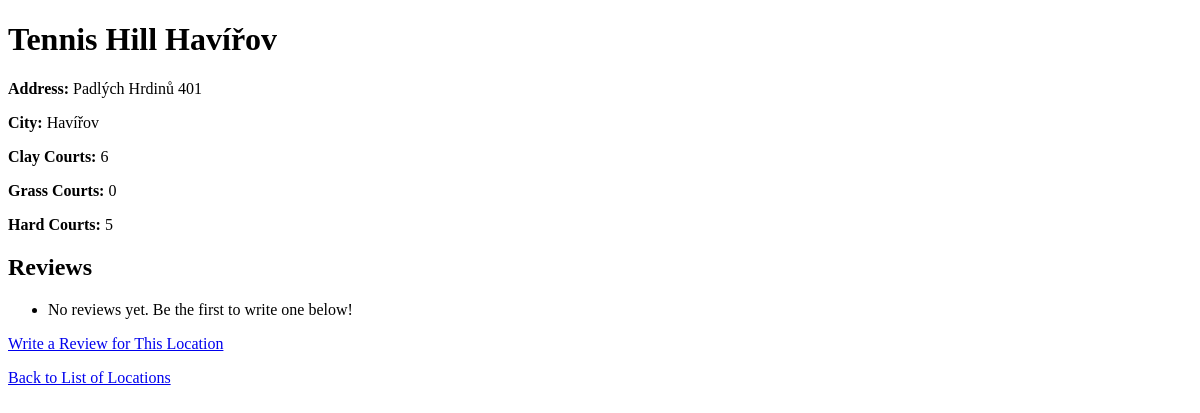
The page /locations/locations/1/ on the database as committed earlier.
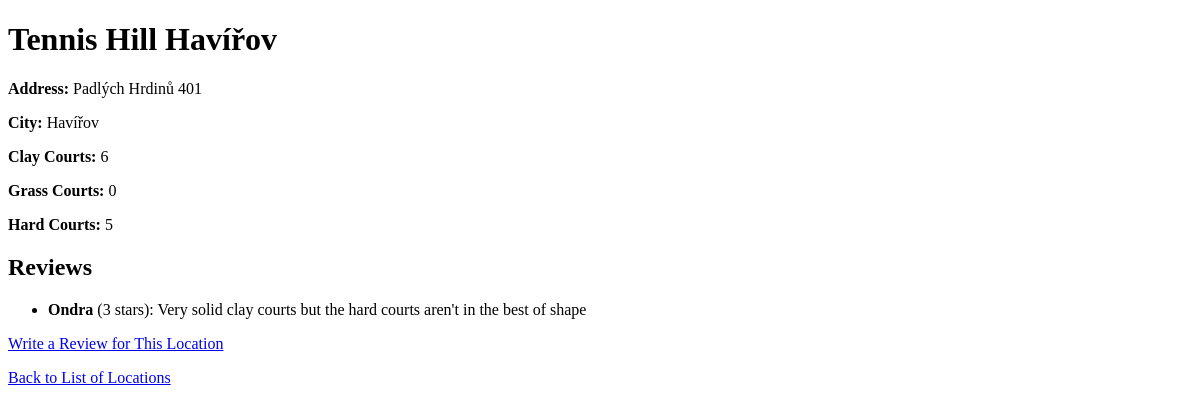
The same page on the database as committed later.
### rezervace/models.py (models this page shows, shortened)
class Review(models.Model):
    location = models.ForeignKey(
        Location,
        on_delete=models.CASCADE,
        related_name="reviews",
        verbose_name="Location"
    )
    name = models.CharField(max_length=100, verbose_name="Name")
    rating = models.PositiveIntegerField(
        verbose_name="Rating",
        choices=[
            (1, '1 star'),
            (2, '2 stars'),
            (3, '3 stars'),
            (4, '4 stars'),
            (5, '5 stars')
        ]
    )
    comment = models.TextField(verbose_name="Comment")

### rezervace/views.py (the view)
# urls.py: path('locations/<int:pk>/', views.location_detail, name='location_detail'),
def location_detail(request, pk):
    location = get_object_or_404(Location, pk=pk)
    if request.method == 'POST':
        form = ReviewForm(request.POST)
        if form.is_valid():
            review = form.save(commit=False)
            review.location = location  # Spojení recenze s aktuální lokací
            review.save()
            return redirect('location_detail', pk=location.pk)
    else:
        form = ReviewForm()
    return render(request, 'rezervace/location_detail.html', {'location': location, 'form': form})

### rezervace/templates/rezervace/location_detail.html (shortened to what this page needs)
<!DOCTYPE html>
<html>
<head>
</head>
<body>
    <h1>{{ location.name }}</h1>
    <p><strong>Address:</strong> {{ location.address }}</p>
    <p><strong>City:</strong> {{ location.city }}</p>
    <p><strong>Clay Courts:</strong> {{ location.clay_courts }}</p>
    <p><strong>Grass Courts:</strong> {{ location.grass_courts }}</p>
    <p><strong>Hard Courts:</strong> {{ location.hard_courts }}</p>
    <h2>Reviews</h2>
    <ul>
        {% for review in location.reviews.all %}
        <li>
            <strong>{{ review.name }}</strong> ({{ review.rating }} stars): {{ review.comment }}
            <br>
        </li>
        {% empty %}
        <li>No reviews yet. Be the first to write one below!</li>
        {% endfor %}
    </ul>
    <p>
        <a href="{% url 'write_review' location.pk %}">Write a Review for This Location</a>
    </p>
    <p>
        <a href="{% url 'location_list' %}">Back to List of Locations</a>
    </p>
</body>
</html>

Rows that differ between the two databases and show on the page:
added Review: name "Ondra", rating "3", comment "Very solid clay courts but the hard courts aren't in the best of shape"
Other text that changed with them:
text no longer shown: "No reviews yet. Be the first to write one below!"
